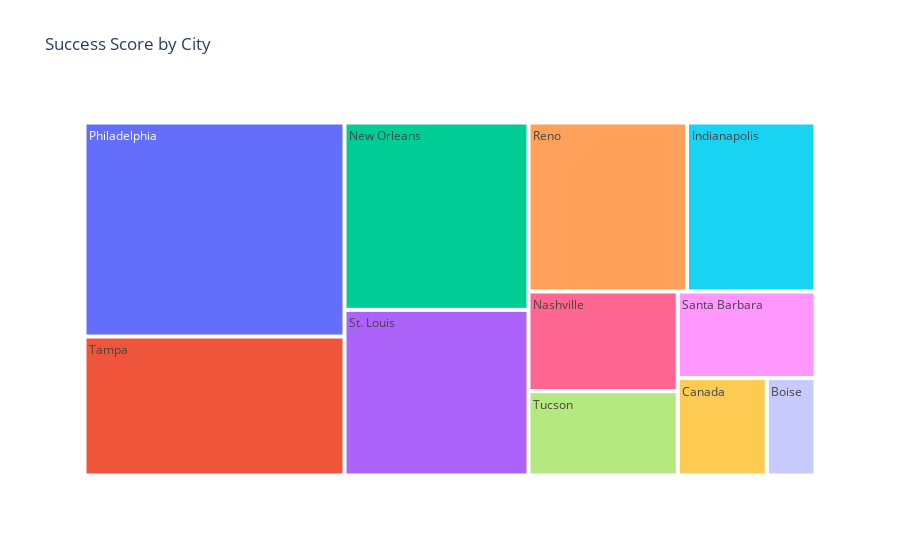

Notebook source saved alongside this figure:
### Code cell
import plotly.express as px

# Create the treemap
fig = px.treemap(df,
                path=['areas'],
                values='success_score',
                labels=labels,
                title='Success Score by City')

# Show the treemap
fig.show()

### Figure 1 — Plotly figure (JSON) as saved in the notebook; plotly's stock layout.template omitted (floating-point values rounded to 4 significant figures)
{"data": [{"branchvalues": "total", "domain": {"x": [0, 1], "y": [0, 1]}, "hovertemplate": "labels=%{label}<br>success_score=%{value}<br>parent=%{parent}<br>id=%{id}<extra></extra>", "ids": ["Boise", "Canada", "Indianapolis", "Nashville", "New Orleans", "Philadelphia", "Reno", "Santa Barbara", "St. Louis", "Tampa", "Tucson"], "labels": ["Boise", "Canada", "Indianapolis", "Nashville", "New Orleans", "Philadelphia", "Reno", "Santa Barbara", "St. Louis", "Tampa", "Tucson"], "name": "", "parents": ["", "", "", "", "", "", "", "", "", "", ""], "type": "treemap", "values": [3145000.0, 5746000.0, 14380000.0, 9847000.0, 22830000.0, 36860000.0, 17740000.0, 7898000.0, 20190000.0, 23930000.0, 8342000.0]}], "layout": {"legend": {"tracegroupgap": 0}, "title": {"text": "Success Score by City"}}}
